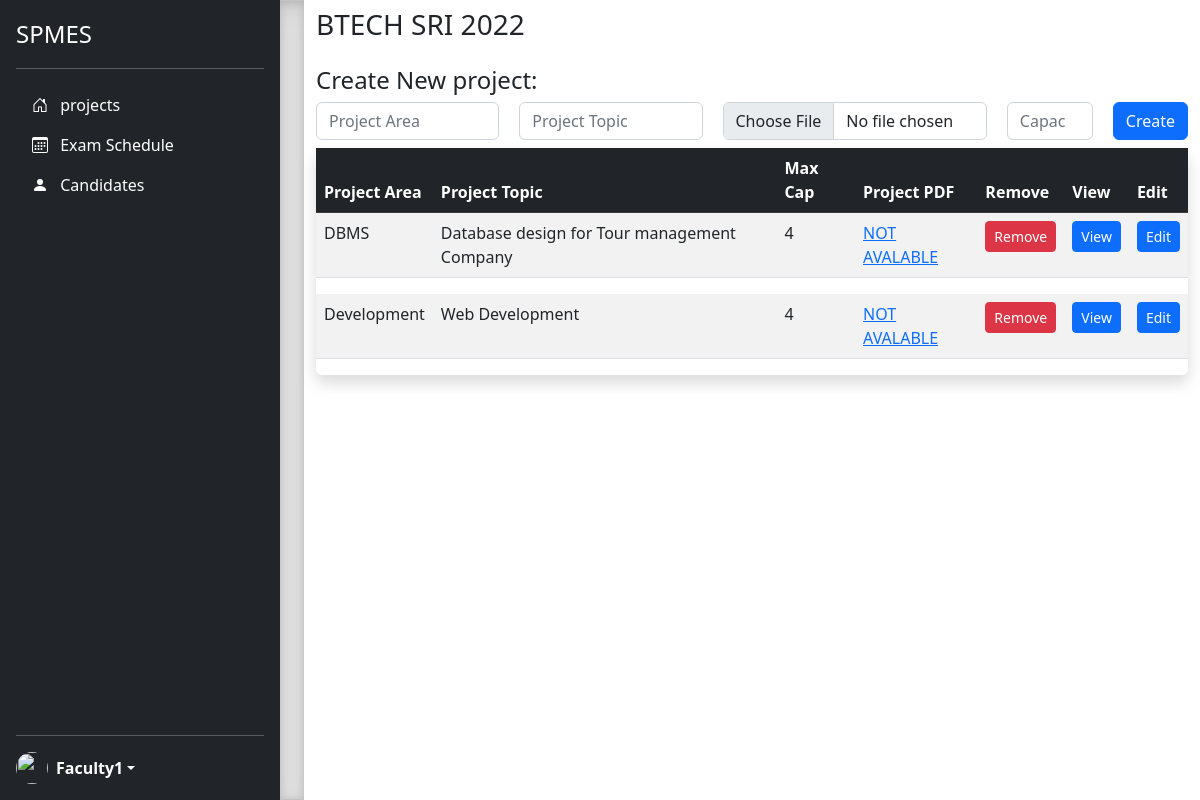
Page /faculty_project/1 (signed in) on the committed database.
### accounts/models.py (models this page shows, shortened)
class user(AbstractUser):
    is_student = models.BooleanField(default=False)
    is_faculty = models.BooleanField(default=False)
    is_admin = models.BooleanField(default=False)

class faculty(models.Model):
    user = models.OneToOneField(user,on_delete=models.CASCADE,primary_key=True)
    name = models.CharField(max_length=100)
    is_exminer = models.BooleanField(default=False)
    is_program_cordinator = models.BooleanField(default=False)

class project(models.Model):
    p_type = models.ForeignKey(project_type,on_delete=models.CASCADE)
    name = models.CharField(max_length=250)
    start_date = models.DateField()
    end_date = models.DateField()
    status = models.BooleanField(default=False)
    eligible_student = models.ManyToManyField(student,related_name='project', blank=True)
    enrolled_faculty = models.ManyToManyField(faculty,related_name='enrolled_faculty',blank=True)

class sub_project(models.Model):
    parent_project = models.ForeignKey(project,on_delete=models.CASCADE)
    related_faculty = models.ForeignKey(faculty,on_delete=models.CASCADE)
    registred_student = models.ManyToManyField(student,related_name='registred_project',blank=True)
    sub_project_area = models.CharField(max_length=200)
    sub_project_topic = models.CharField(max_length=200)
    sub_project_pdf = models.FileField(upload_to='sub_project/',blank=True)
    max_cap = models.IntegerField()

### accounts/faculty/faculty_view.py (the view, shortened to what this page needs)
# urls.py: path("faculty_project/<int:p_id>",faculty_view.faculty_project,name="faculty_project"),
def faculty_project(request,p_id):
     if 'user_id' not in request.session:
          return redirect('loginpage')
     request.session['p_id'] = p_id
     po = project.objects.get(id = p_id)
     spl = sub_project.objects.filter(related_faculty = request.session['user_id']).filter(parent_project = po)
     context = {'po':po, 'spl':spl, 'p_id':p_id}
     return render(request,"faculty/faculty_project.html",context)

### templates/faculty/faculty_project.html (shortened to what this page needs)
<!DOCTYPE html>
<html lang="en">
<head>
    <link href="https://getbootstrap.com/docs/5.2/dist/css/bootstrap.min.css" rel="stylesheet"
>
</head>
<body>
    <main class="d-flex flex-nowrap">
        <div class="d-flex flex-column flex-shrink-0 p-3 text-white bg-dark" style="width: 280px;">
            <a href="{% url 'faculty' %}" class="d-flex align-items-center mb-3 mb-md-0 me-md-auto text-white text-decoration-none">
                <span class="fs-4">SPMES</span>
            </a>
            <hr>
            <ul class="nav nav-pills flex-column mb-auto">
               <li class="nav-item">
                    <a href="{% url 'faculty_project' p_id %}" class="nav-link text-white" aria-current="page">
                        <svg class="bi pe-none me-2" width="16" height="16">
                            <use xlink:href="#home" />
                        </svg>
                        projects
                    </a>
                </li>
               <li class="nav-item">
                    <a href="{% url 'exam_schedule' p_id%}" class="nav-link text-white" aria-current="page">
                        <svg class="bi pe-none me-2" width="16" height="16">
                            <use xlink:href="#calendar3" />
                        </svg>
                        Exam Schedule
                    </a>
                </li>
               <li class="nav-item">
                    <a href="{% url 'exam' p_id%}" class="nav-link text-white" aria-current="page">
                        <svg class="bi pe-none me-2" width="16" height="16">
                            <use xlink:href="#user" />
                        </svg>
                        Candidates
                    </a>
                </li>
            </ul>
            <hr>
            <div class="dropdown">
                <a href="#" class="d-flex align-items-center text-white text-decoration-none dropdown-toggle" id="dropdownUser1" data-bs-toggle="dropdown" aria-expanded="false">
                    <img src="https://github.com/mdo.png" alt="" width="32" height="32" class="rounded-circle me-2">
                    <strong>{% if user.is_authenticated %} {{user.faculty.name}} {% endif %}</strong>
                </a>
            </div>
        </div>
        <div class="b-example-divider b-example-vr"></div>
        <div class="container d-flex flex-column">
                <h3 class = "mt-2">{{po.name}}</h3>
                <h4 class = "mt-3"> Create New project: </h4>
                 <form action="" method="POST" enctype="multipart/form-data"  autocomplete="off">
                    <div style="display:flex;/* justify-content: space-around; // align-content: stretch; */width: 100%; margin-bottu">
                      <input class="form-control " name="spa"type="text" placeholder="Project Area"  required="true" style="
                      margin-right: 20px;
                    ">
                      <input class="form-control" name="spt"type="text" placeholder="Project Topic"  required="true" style="
                      margin-right: 20px;
                    ">
                        <input class="form-control" name="spp" type="file" id="formFile" placeholder="Project Related PDF file" style="
                        margin-right: 20px;  width: 150%;
                    " >
                    <input class="form-control" name="mc" type="number" placeholder="Capacity" required="true" style="
                    margin-right: 20px;width: 40%;
                    ">
                    <button class="btn btn-primary" type="submit">Create</button>
                    </div>
                  </form>
                  <table class="table table-striped shadow rounded my-2">
                    <thead class = "table-dark">
                        <tr>
                          <th scope="col">Project Area</th>
                          <th scope="col">Project Topic</th>
                          <th scope="col">Max Cap</th>
                          <th scope="col">Project PDF</th>
                          <th scope="col">Remove</th>
                          <th scope="col">View</th>
                          <th scope="col">Edit</th>
                        </tr>
                      </thead>
                    <tbody>
                        {% for sp in spl  %}
                        <tr>
                          <td>{{sp.sub_project_area}}</td>
                          <td>{{sp.sub_project_topic}}</td>
                          <td>{{sp.max_cap}}</td>
                          <td>
                            {% if sp.sub_project_pdf %}<a href = "{{ MEDIA_URL }}{{ sp.sub_project_pdf }}" target = "_new"  style="text-decoration: none;">View Document <svg xmlns="http://www.w3.org/2000/svg" width="16" height="16" fill="currentColor" class="bi bi-eye-fill" viewBox="0 0 16 16">
                                <path d="M10.5 8a2.5 2.5 0 1 1-5 0 2.5 2.5 0 0 1 5 0z"/>
                                <path d="M0 8s3-5.5 8-5.5S16 8 16 8s-3 5.5-8 5.5S0 8 0 8zm8 3.5a3.5 3.5 0 1 0 0-7 3.5 3.5 0 0 0 0 7z"/>
                              </svg></a>{% else %}<a href = "">NOT AVALABLE</a>{% endif %}
                          <td>
                           <form action="" method="POST" >
                                <button class="btn btn-danger btn-sm" name = "del_sp" value = "del_sp"   type="submit">Remove</button>
                            </form>
                          </td>
                          <td>
                            <a href="{% url 'faculty_sub_project' sp.id%}" class="btn btn-primary btn-sm">View</a>
                          </td>
                          <td>
                            <button class="btn btn-primary btn-sm" type="button" data-toggle="collapse" data-target="#form-{{forloop.counter}}" aria-expanded="false" aria-controls="form-{{forloop.counter}}">
                             Edit
                            </button>
                          </td>
                        </tr>
                        <tr>
                          <td style="border:none" colspan="7">
                            </td>
                        </tr>
                        {% endfor %}
                    </tbody>
                  </table>
    </main>
</body>
</html>

### templates/faculty/faculty_project.html (style rules this page uses)
.b-example-divider { height: 3rem; background-color: rgba(0, 0, 0, .1); border: solid rgba(0, 0, 0, .15); border-width: 1px 0; box-shadow: inset 0 .5em 1.5em rgba(0, 0, 0, .1), inset 0 .125em .5em rgba(0, 0, 0, .15); }
.b-example-vr { flex-shrink: 0; width: 1.5rem; height: 100vh; }
.bi { vertical-align: -.125em; fill: currentColor; }

### rows in the picture
user: faculty.name "Faculty1"
project: name "BTECH SRI 2022"
sub_project: sub_project_area "DBMS", sub_project_topic "Database design for Tour management Company", max_cap "4", sub_project_pdf "NOT AVALABLE"
sub_project: sub_project_area "Development", sub_project_topic "Web Development", max_cap "4", sub_project_pdf "NOT AVALABLE"
